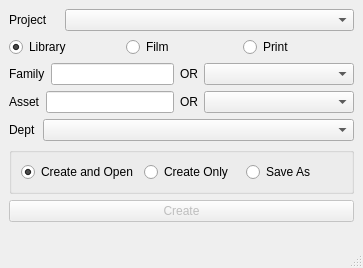
<?xml version="1.0" encoding="UTF-8"?>
<ui version="4.0">
 <class>MainWindow</class>
 <widget class="QMainWindow" name="MainWindow">
  <property name="enabled">
   <bool>true</bool>
  </property>
  <property name="geometry">
   <rect>
    <x>0</x>
    <y>0</y>
    <width>363</width>
    <height>268</height>
   </rect>
  </property>
  <property name="windowTitle">
   <string>MainWindow</string>
  </property>
  <widget class="QWidget" name="centralwidget">
   <layout class="QVBoxLayout" name="verticalLayout">
    <item>
     <layout class="QHBoxLayout" name="horizontalLayout">
      <item>
       <widget class="QLabel" name="projectLabel">
        <property name="maximumSize">
         <size>
          <width>50</width>
          <height>16777215</height>
         </size>
        </property>
        <property name="text">
         <string>Project</string>
        </property>
       </widget>
      </item>
      <item>
       <widget class="QComboBox" name="projectList"/>
      </item>
     </layout>
    </item>
    <item>
     <layout class="QHBoxLayout" name="horizontalLayout_2">
      <item>
       <widget class="QRadioButton" name="libraryRadio">
        <property name="text">
         <string>Library</string>
        </property>
        <property name="checked">
         <bool>true</bool>
        </property>
       </widget>
      </item>
      <item>
       <widget class="QRadioButton" name="filmRadio">
        <property name="text">
         <string>Film</string>
        </property>
       </widget>
      </item>
      <item>
       <widget class="QRadioButton" name="printRadio">
        <property name="text">
         <string>Print</string>
        </property>
       </widget>
      </item>
     </layout>
    </item>
    <item>
     <layout class="QHBoxLayout" name="horizontalLayout_3">
      <item>
       <widget class="QLabel" name="familyLabel">
        <property name="text">
         <string>Family</string>
        </property>
       </widget>
      </item>
      <item>
       <widget class="QLineEdit" name="familyInput"/>
      </item>
      <item>
       <widget class="QLabel" name="label_3">
        <property name="text">
         <string>OR</string>
        </property>
       </widget>
      </item>
      <item>
       <widget class="QComboBox" name="familyList">
        <property name="minimumSize">
         <size>
          <width>150</width>
          <height>0</height>
         </size>
        </property>
       </widget>
      </item>
     </layout>
    </item>
    <item>
     <layout class="QHBoxLayout" name="horizontalLayout_4">
      <item>
       <widget class="QLabel" name="assetLabel">
        <property name="text">
         <string>Asset</string>
        </property>
       </widget>
      </item>
      <item>
       <widget class="QLineEdit" name="assetInput"/>
      </item>
      <item>
       <widget class="QLabel" name="label_5">
        <property name="text">
         <string>OR</string>
        </property>
       </widget>
      </item>
      <item>
       <widget class="QComboBox" name="assetList">
        <property name="minimumSize">
         <size>
          <width>150</width>
          <height>0</height>
         </size>
        </property>
       </widget>
      </item>
     </layout>
    </item>
    <item>
     <layout class="QHBoxLayout" name="horizontalLayout_6">
      <item>
       <widget class="QLabel" name="deptLabel">
        <property name="maximumSize">
         <size>
          <width>28</width>
          <height>16777215</height>
         </size>
        </property>
        <property name="text">
         <string>Dept  </string>
        </property>
       </widget>
      </item>
      <item>
       <widget class="QComboBox" name="deptList">
        <property name="minimumSize">
         <size>
          <width>150</width>
          <height>0</height>
         </size>
        </property>
       </widget>
      </item>
     </layout>
    </item>
    <item>
     <widget class="QGroupBox" name="groupBox_2">
      <property name="title">
       <string/>
      </property>
      <property name="flat">
       <bool>true</bool>
      </property>
      <layout class="QHBoxLayout" name="horizontalLayout_8">
       <item>
        <widget class="QRadioButton" name="createOpenRadio">
         <property name="text">
          <string>Create and Open</string>
         </property>
         <property name="checked">
          <bool>true</bool>
         </property>
        </widget>
       </item>
       <item>
        <widget class="QRadioButton" name="createRadio">
         <property name="text">
          <string>Create Only</string>
         </property>
        </widget>
       </item>
       <item>
        <widget class="QRadioButton" name="saveRadio">
         <property name="text">
          <string>Save As</string>
         </property>
        </widget>
       </item>
      </layout>
     </widget>
    </item>
    <item>
     <widget class="QPushButton" name="createButton">
      <property name="enabled">
       <bool>false</bool>
      </property>
      <property name="text">
       <string>Create</string>
      </property>
     </widget>
    </item>
    <item>
     <spacer name="verticalSpacer">
      <property name="orientation">
       <enum>Qt::Vertical</enum>
      </property>
      <property name="sizeHint" stdset="0">
       <size>
        <width>20</width>
        <height>40</height>
       </size>
      </property>
     </spacer>
    </item>
   </layout>
   <zorder></zorder>
   <zorder></zorder>
   <zorder></zorder>
   <zorder></zorder>
   <zorder></zorder>
   <zorder>groupBox_2</zorder>
   <zorder>verticalSpacer</zorder>
   <zorder>createButton</zorder>
  </widget>
  <widget class="QMenuBar" name="menubar">
   <property name="geometry">
    <rect>
     <x>0</x>
     <y>0</y>
     <width>363</width>
     <height>21</height>
    </rect>
   </property>
  </widget>
  <widget class="QStatusBar" name="statusbar"/>
 </widget>
 <resources/>
 <connections/>
</ui>
